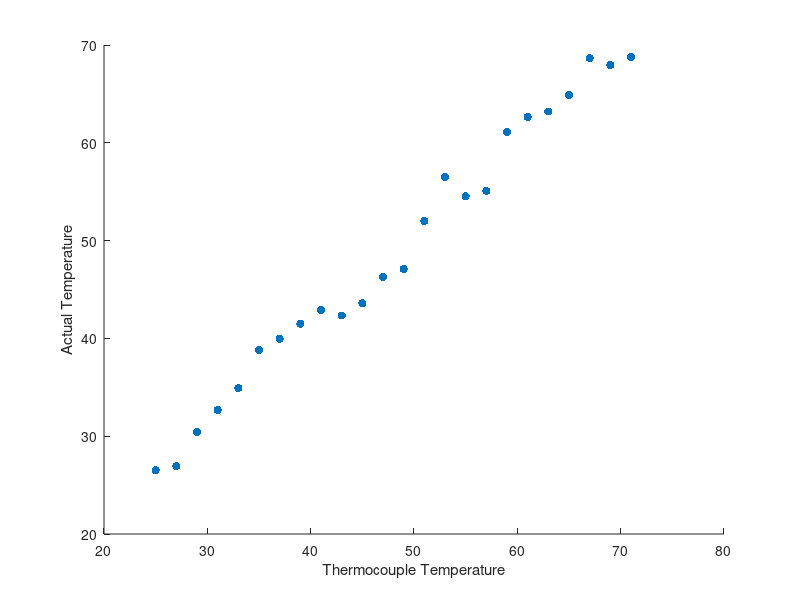

Recreate this plot in MATLAB.
x = linspace(25,71,24);
data = [26.52 26.94 30.44 32.68 34.92 38.84 39.96 41.5 42.9 42.34 43.6 46.26 47.1 52 56.48 54.52 55.08 61.1 62.64 63.2 64.88 68.66 67.96 68.8];
R = corrcoef(x, data)

scatter(x, data, 'filled');
xlabel('Thermocouple Temperature');
ylabel('Actual Temperature');